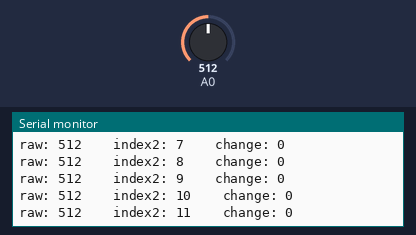
A sketch run on a simulated Arduino Uno, built with avr-gcc and run on an emulated ATmega328P. Parts: the last lines printed to the serial monitor. The inputs (shaded band) are chosen by the test bench; at power-on: A0 = 512.

Above: at 1.2 s.
1.3 s: A0 set to 716
At 2.1 s:
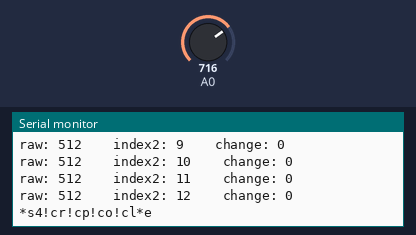
2.8 s: A0 set to 900
At 2.82 s:
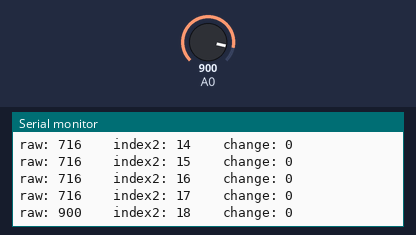
4.3 s: A0 set to 511
At 5.0 s:
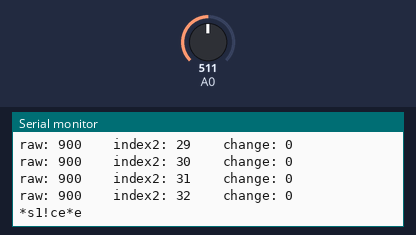
Timing chart, 0 to 7.3 s (numbered marks = the images above; inputs shaded):
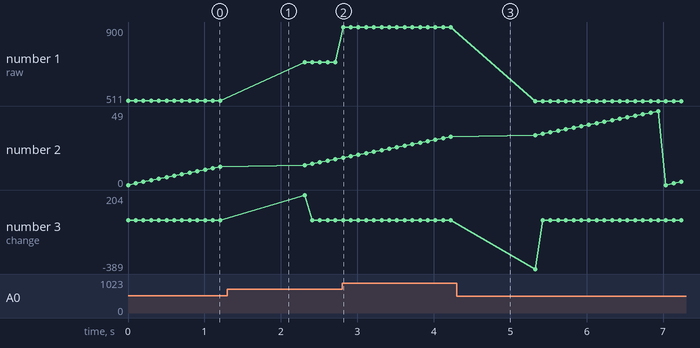

The sketch:

Bluno_DSP_Cheat.ino
```cpp
//MAC = 0xD03972C11865

/*
 * Continuously
 */
int sensorValue = 0;
const int DATA_SIZE = 10;
int data[DATA_SIZE] = {0};
int index = 0;
int index2= 0;
const int SAMPLE_SIZE = 50;
int differenceData[SAMPLE_SIZE] = {50};
bool pause = false;
int track = 0;
// the setup routine runs once when you press reset:
void setup() {

  // initialize serial communication at 115200 bits per second:
  Serial.begin(115200);
}

// the loop routine runs over and over again forever:
void loop() {


  sensorValue = analogRead(A0);

  data[index] = sensorValue;
 //==============================================================================
  //calculate difference (change)
 if (!pause) {
  if (index == 0)
   differenceData[index2] = data[index] - data[DATA_SIZE];
  else
   differenceData[index2] = data[index] - data[index - 1];
 } else {
   differenceData[index2] = 0;
   track++;
    if (track == (10)) {
      pause = false;
      track = 0;
    }
 }
 //===============================================================================
  //Decide on the magnitude of difference
  if (differenceData[index2] > 50) { //positive change (rising edge)
      Serial.println ("*s4!cr!cp!co!cl*e");
      pause = true;
      delay (1000); //pause for 1 second (pause system)
  } else if (differenceData[index2] < -50) { //negative change {falling edge}
      Serial.println("*s1!ce*e");
      pause = true;
      delay (1000); //pause for 1 second (pause system) for stability
  } else {

  }


 //========================================================================
  // send it to the computer as ASCII digits
  Serial.print("raw: ");
  Serial.print(sensorValue);
  Serial.print("    index2: ");
  Serial.print(index2);
  Serial.print("    change: ");
  Serial.print(differenceData[index2]);
  Serial.println("");

  index++;
  if (index >= DATA_SIZE)
    index = 0; //reset

  index2++;
  if (index2 >= SAMPLE_SIZE)
    index2 = 0; //reset


  delay(100);
}
```

Measured:
- after the input at 1.3 s, the serial monitor: prints a new line at once (image 1)
- after the input at 2.8 s, the serial monitor: prints a new line at once (image 2)
- after the input at 4.3 s, the serial monitor: prints a new line at once (image 3)
- plotted number 1: 512 → 716 after the input at 1.3 s, 716 → 900 after the input at 2.8 s, 900 → 511 after the input at 4.3 s
